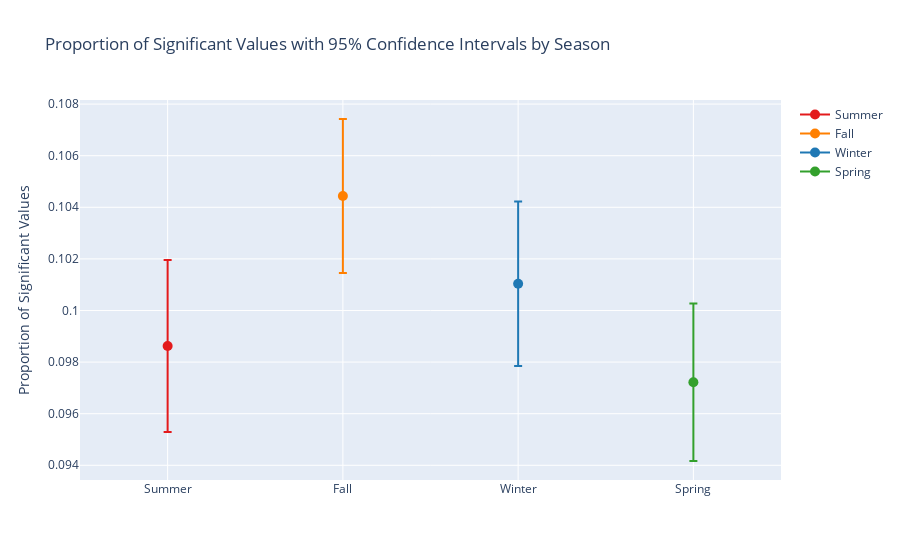

Notebook code for this chart:
### Code cell
# Create a Plotly figure
fig = go.Figure()

seasons = ['Summer', 'Fall', 'Winter', 'Spring']
colors = ['#e31a1c', '#ff7f00', '#1f78b4', '#33a02c']

# Loop through seasons
for season, color in zip(seasons, colors):
    prop_data = locals()[f'prop_{season.lower()}']  # Access the variable dynamically
    
    # Define y values and error array
    y_values = [prop_data['proportion']]
    error_array = [prop_data['proportion'] - prop_data['ci_lower'], prop_data['ci_upper'] - prop_data['proportion']]
    
    # Add trace to the figure
    fig.add_trace(go.Scatter(
        x=[season],
        y=y_values,
        error_y=dict(type='data', array=error_array),
        mode='markers+lines',
        name=season,
        marker=dict(color=color, size=10)
    ))

# Update layout for better visualization
fig.update_layout(
    yaxis=dict(title='Proportion of Significant Values'),
    title='Proportion of Significant Values with 95% Confidence Intervals by Season'
)

# Update layout to adjust the range of the x-axis
fig.update_layout(
    xaxis=dict(range=[-0.5, len(prop_data.index) + 1 - 0.5]),  # Adjust the range based on your data
)

# Show the plot
fig.show()

### Figure 1 — Plotly figure (JSON) as saved in the notebook; plotly's stock layout.template omitted (floating-point values rounded to 4 significant figures)
{"data": [{"error_y": {"array": [0.003335, 0.003335], "type": "data"}, "marker": {"color": "#e31a1c", "size": 10}, "mode": "markers+lines", "name": "Summer", "type": "scatter", "x": ["Summer"], "y": [0.09862]}, {"error_y": {"array": [0.002985, 0.002985], "type": "data"}, "marker": {"color": "#ff7f00", "size": 10}, "mode": "markers+lines", "name": "Fall", "type": "scatter", "x": ["Fall"], "y": [0.1044]}, {"error_y": {"array": [0.003186, 0.003186], "type": "data"}, "marker": {"color": "#1f78b4", "size": 10}, "mode": "markers+lines", "name": "Winter", "type": "scatter", "x": ["Winter"], "y": [0.101]}, {"error_y": {"array": [0.003054, 0.003054], "type": "data"}, "marker": {"color": "#33a02c", "size": 10}, "mode": "markers+lines", "name": "Spring", "type": "scatter", "x": ["Spring"], "y": [0.09722]}], "layout": {"title": {"text": "Proportion of Significant Values with 95% Confidence Intervals by Season"}, "xaxis": {"range": [-0.5, 3.5]}, "yaxis": {"title": {"text": "Proportion of Significant Values"}}}}
